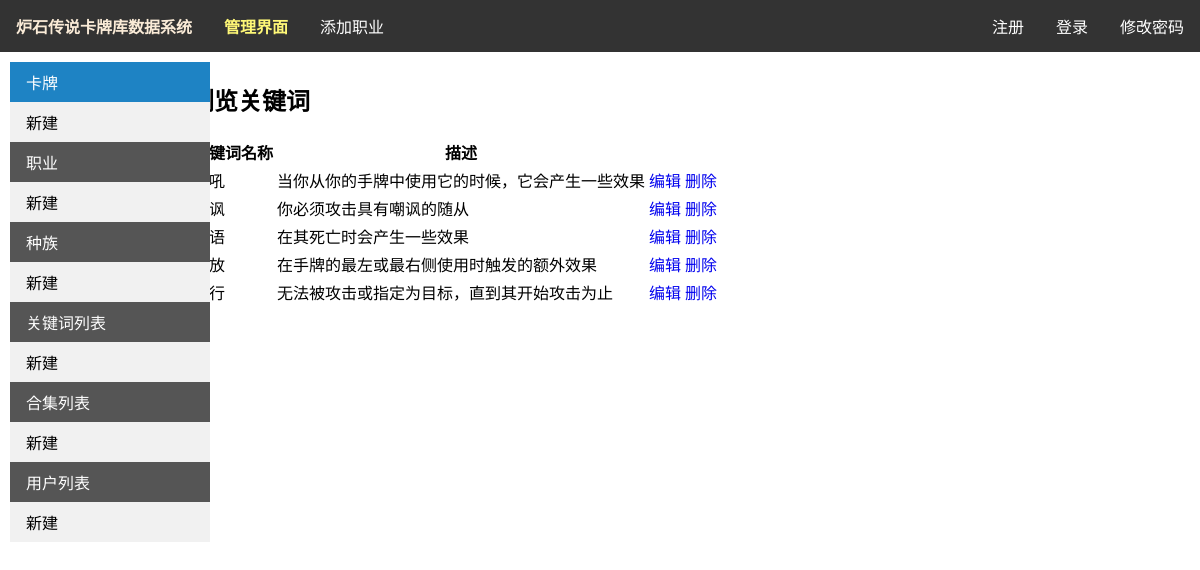
The page /keyword_list on the database as committed earlier.
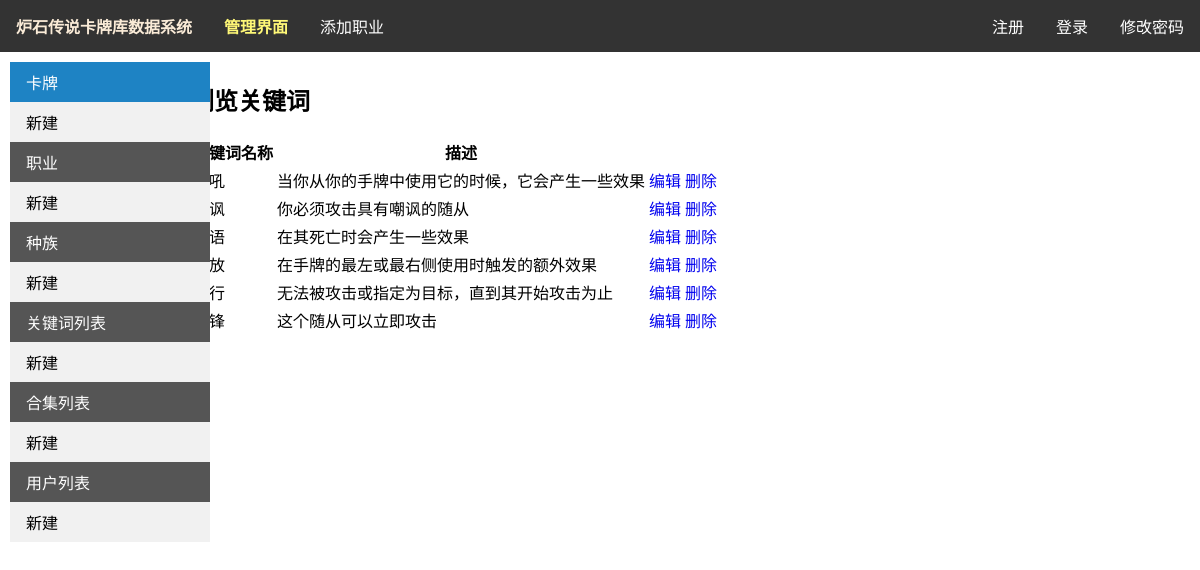
The same page on the database as committed later.
### Hs/models.py (models this page shows, shortened)
class Keyword(models.Model):
    id = models.AutoField('关键词id', primary_key=True)
    name = models.CharField('关键词名称', max_length=64, unique=True)
    description = models.CharField('描述', max_length=64)
    class Meta:
        verbose_name = '关键词'
        verbose_name_plural = verbose_name

### Hs/views.py (the view)
# urls.py: path('keyword_list', views.keyword_list, name='keyword_list'),
def keyword_list(request):
    keyword = select.keyword_all()
    return render(request, 'Hs/keyword_list.html', {'keyword_list': keyword})

### Hs/process/select.py (called while the page is built)
def select_all(ObjectClass):
    _object_list = ObjectClass.objects.all()
    return _object_list

def keyword_all():
    return select_all(Keyword)

### templates/Hs/keyword_list.html (shortened to what this page needs)
{% load static %}
<!DOCTYPE html>
<html lang="en">
<head>
    <link href="{% static 'CSS/manage.css' %}" type="text/css" rel="stylesheet">
    <link href="{% static 'CSS/summonerclass_list.css' %}" type="text/css" rel="stylesheet">
</head>
<body>
<ul class="nav_hor">
    <li class="head"><a class="logo" href="{% url 'Hs:index' %}"><b>炉石传说卡牌库数据系统</b></a></li>
    <li class="head"><b>管理界面</b></li>
    <li class="head"><a href="{% url 'Hs:summonerclass_add' %}" target="_blank">添加职业</a></li>
    <li><a href="news.asp">修改密码</a></li>
    {% if user.is_authenticated %}
        <li><a href="{% url 'logout' %}?next={{ request.path }}">注销</a></li>
        <li class="txt">欢迎，{{ user.username }}</li>
    {% else %}
        <li><a href="{% url 'login' %}?next={{ request.path }}">登录</a></li>
        <li><a href="{% url 'Hs:register' %}">注册</a></li>
    {% endif %}
</ul>
<div class="row">
    <div class="column side">
        <ul class="nav_vert">
            <li><a class="main active" href="{% url 'Hs:manage' %}">卡牌</a><a class="add"
                                                                             href="{% url 'Hs:card_create' %}"> 新建</a>
            </li>
            <li><a class="main" href="{% url 'Hs:summonerclass_list' %}">职业</a><a class="add"
                                                                                  href="{% url 'Hs:summonerclass_add' %}">
                新建</a></li>
            <li><a class="main" href="{% url 'Hs:raceclass_list' %}">种族</a><a class="add"
                                                                              href="{% url 'Hs:raceclass_add' %}">
                新建</a></li>
            <li><a class="main" href="{% url 'Hs:keyword_list' %}">关键词列表</a><a class="add"
                                                                               href="{% url 'Hs:keyword_add' %}"> 新建</a>
            </li>
            <li><a class="main" href="{% url 'Hs:setclass_list' %}">合集列表</a><a class="add"
                                                                               href="{% url 'Hs:setclass_add' %}">
                新建</a></li>
            <li><a class="main" href="{% url 'Hs:user_list' %}">用户列表</a><a class="add" href="{% url 'Hs:user_add' %}">
                新建</a></li>
        </ul>
    </div>
    <div class="column body">
        <h2>浏览关键词</h2>
        <table class="table table-striped table-bordered">
            <thead>
            <tr>
                <th>关键词名称</th>
                <th>描述</th>
            </tr>
            </thead>
            <tbody>
            {% for keyword in keyword_list %}
                <tr>
                    <td>{{ keyword.name }}</td>
                    <td>{{ keyword.description }}</td>
                    <td class="text-center">
                        <a class="btn btn-info btn-sm" href="/keyword_edit/?id={{ keyword.id }}">编辑
                        </a>
                        <a class="btn btn-danger btn-sm" href="/keyword_drop/?id={{ keyword.id }}">删除
                        </a>
                    </td>
                </tr>
            {% endfor %}
            </tbody>
        </table>
    </div>
</div>
</body>
</html>

Rows that differ between the two databases and show on the page:
added Keyword: description "这个随从可以立即攻击"
